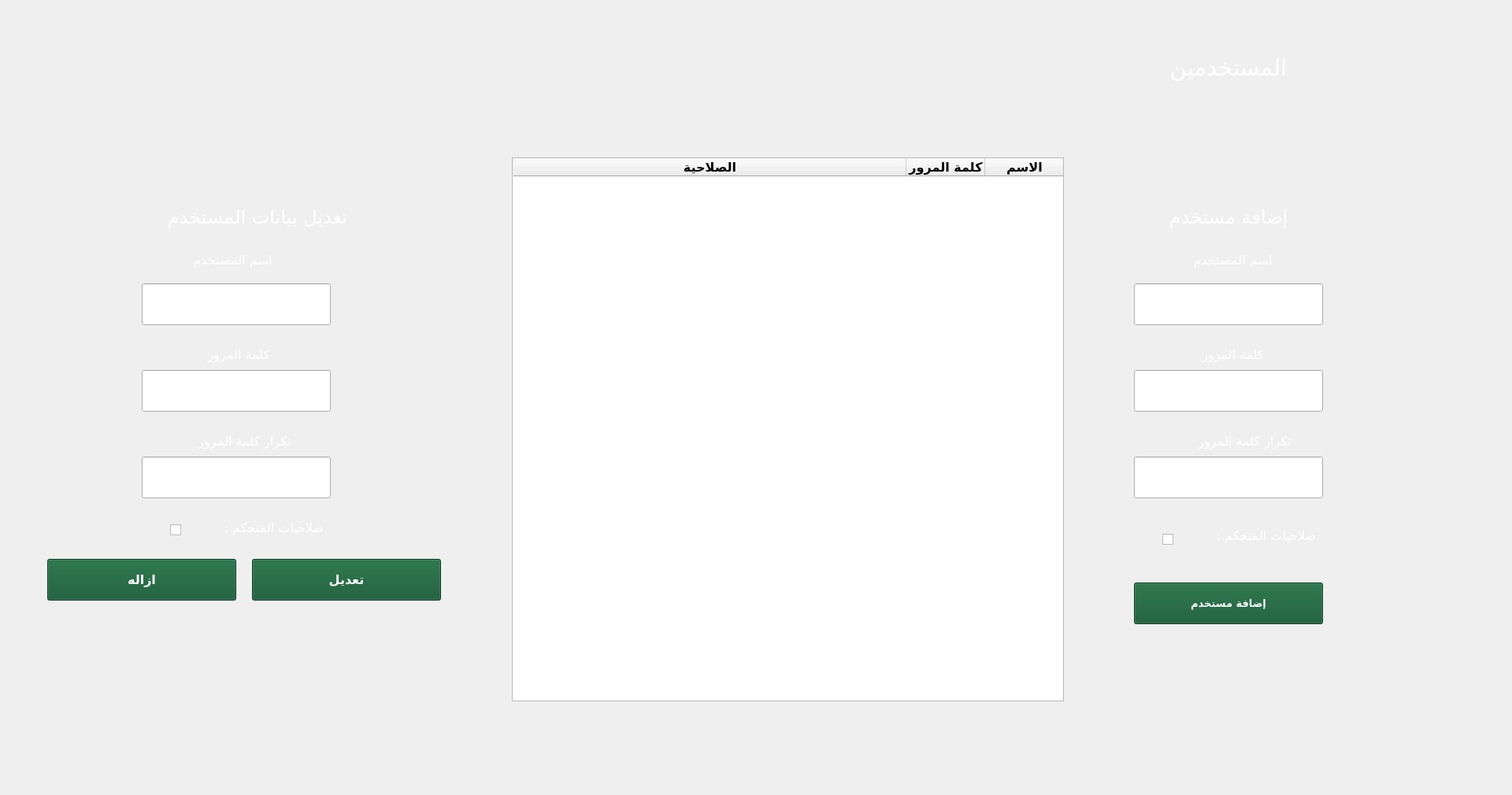
<?xml version="1.0" encoding="UTF-8"?>
<ui version="4.0">
 <class>editUser</class>
 <widget class="QMainWindow" name="editUser">
  <property name="geometry">
   <rect>
    <x>0</x>
    <y>0</y>
    <width>1920</width>
    <height>1010</height>
   </rect>
  </property>
  <property name="font">
   <font>
    <family>Emad-Diana eXtra</family>
    <pointsize>10</pointsize>
    <weight>75</weight>
    <bold>true</bold>
   </font>
  </property>
  <property name="windowTitle">
   <string>المستخدمين</string>
  </property>
  <widget class="QWidget" name="centralwidget">
   <widget class="QLabel" name="label_2">
    <property name="geometry">
     <rect>
      <x>1500</x>
      <y>310</y>
      <width>131</width>
      <height>41</height>
     </rect>
    </property>
    <property name="font">
     <font>
      <family>Emad-Diana eXtra</family>
      <pointsize>12</pointsize>
      <weight>50</weight>
      <italic>false</italic>
      <bold>false</bold>
     </font>
    </property>
    <property name="styleSheet">
     <string notr="true">QLabel{
 width: 156px;
  height: 26px;
  object-fit: contain;
  font-weight: normal;
  font-stretch: normal;
  font-style: normal;
  line-height: 0.04;
  letter-spacing: normal;
  text-align: right;
  color: #ffffff;}
</string>
    </property>
    <property name="text">
     <string>اسم المستخدم</string>
    </property>
    <property name="alignment">
     <set>Qt::AlignCenter</set>
    </property>
   </widget>
   <widget class="QLineEdit" name="lineEdit_user">
    <property name="geometry">
     <rect>
      <x>1440</x>
      <y>360</y>
      <width>240</width>
      <height>53</height>
     </rect>
    </property>
    <property name="styleSheet">
     <string notr="true">QLineEdit {
  background-color: #fffff;
  object-fit: contain;
  font-weight: normal;
  font-stretch: normal;
  font-style: normal;
  line-height: 0.04;
  letter-spacing: normal;
  text-align: left;
 padding: 0 18 px;
selection-background-color: darkgray;
  color: black;}
</string>
    </property>
   </widget>
   <widget class="QTableWidget" name="tableWidget">
    <property name="geometry">
     <rect>
      <x>650</x>
      <y>200</y>
      <width>701</width>
      <height>691</height>
     </rect>
    </property>
    <property name="layoutDirection">
     <enum>Qt::RightToLeft</enum>
    </property>
    <property name="styleSheet">
     <string notr="true">QTableWidget{
  background-color:#fffff;
  object-fit: contain;
  font-size: 20px;
  font-weight: normal;
  font-stretch: normal;
  font-style: normal;
  line-height: 0.04;
  letter-spacing: normal;
  text-align: center;
 selection-background-color: #0f552f;
  color: black;}</string>
    </property>
    <property name="selectionBehavior">
     <enum>QAbstractItemView::SelectRows</enum>
    </property>
    <attribute name="horizontalHeaderStretchLastSection">
     <bool>true</bool>
    </attribute>
    <attribute name="verticalHeaderVisible">
     <bool>false</bool>
    </attribute>
    <column>
     <property name="text">
      <string>الاسم</string>
     </property>
     <property name="font">
      <font>
       <family>Emad-Diana eXtra</family>
       <pointsize>12</pointsize>
       <weight>75</weight>
       <bold>true</bold>
      </font>
     </property>
    </column>
    <column>
     <property name="text">
      <string>كلمة المرور</string>
     </property>
     <property name="font">
      <font>
       <family>Emad-Diana eXtra</family>
       <pointsize>12</pointsize>
       <weight>75</weight>
       <bold>true</bold>
      </font>
     </property>
    </column>
    <column>
     <property name="text">
      <string>الصلاحية</string>
     </property>
     <property name="font">
      <font>
       <family>Emad-Diana eXtra</family>
       <pointsize>12</pointsize>
       <weight>75</weight>
       <bold>true</bold>
      </font>
     </property>
    </column>
   </widget>
   <widget class="QLabel" name="label_8">
    <property name="geometry">
     <rect>
      <x>150</x>
      <y>250</y>
      <width>291</width>
      <height>51</height>
     </rect>
    </property>
    <property name="sizePolicy">
     <sizepolicy hsizetype="Preferred" vsizetype="Preferred">
      <horstretch>0</horstretch>
      <verstretch>0</verstretch>
     </sizepolicy>
    </property>
    <property name="font">
     <font>
      <family>Emad-Diana eXtra</family>
      <pointsize>18</pointsize>
      <weight>50</weight>
      <italic>false</italic>
      <bold>false</bold>
     </font>
    </property>
    <property name="styleSheet">
     <string notr="true">QLabel{
 width: 156px;
  height: 26px;
  object-fit: contain;
  font-weight: normal;
  font-stretch: normal;
  font-style: normal;
  line-height: 0.04;
  letter-spacing: normal;
  text-align: right;
  color: #ffffff;}
</string>
    </property>
    <property name="text">
     <string>تعديل بيانات المستخدم</string>
    </property>
   </widget>
   <widget class="QLabel" name="label_3">
    <property name="geometry">
     <rect>
      <x>1500</x>
      <y>430</y>
      <width>131</width>
      <height>41</height>
     </rect>
    </property>
    <property name="font">
     <font>
      <family>Emad-Diana eXtra</family>
      <pointsize>12</pointsize>
      <weight>50</weight>
      <italic>false</italic>
      <bold>false</bold>
     </font>
    </property>
    <property name="styleSheet">
     <string notr="true">QLabel{
 width: 156px;
  height: 26px;
  object-fit: contain;
  font-weight: normal;
  font-stretch: normal;
  font-style: normal;
  line-height: 0.04;
  letter-spacing: normal;
  text-align: right;
  color: #ffffff;}
</string>
    </property>
    <property name="text">
     <string>كلمة المرور</string>
    </property>
    <property name="alignment">
     <set>Qt::AlignCenter</set>
    </property>
   </widget>
   <widget class="QLineEdit" name="lineEdit_password">
    <property name="geometry">
     <rect>
      <x>1440</x>
      <y>470</y>
      <width>240</width>
      <height>53</height>
     </rect>
    </property>
    <property name="styleSheet">
     <string notr="true">QLineEdit {
  background-color: #fffff;
  object-fit: contain;
  font-weight: normal;
  font-stretch: normal;
  font-style: normal;
  line-height: 0.04;
  letter-spacing: normal;
  text-align: left;
 padding: 0 18 px;
selection-background-color: darkgray;
  color: black;}
</string>
    </property>
    <property name="echoMode">
     <enum>QLineEdit::Password</enum>
    </property>
   </widget>
   <widget class="QLabel" name="label_4">
    <property name="geometry">
     <rect>
      <x>1500</x>
      <y>540</y>
      <width>161</width>
      <height>41</height>
     </rect>
    </property>
    <property name="font">
     <font>
      <family>Emad-Diana eXtra</family>
      <pointsize>12</pointsize>
      <weight>50</weight>
      <italic>false</italic>
      <bold>false</bold>
     </font>
    </property>
    <property name="styleSheet">
     <string notr="true">QLabel{
 width: 156px;
  height: 26px;
  object-fit: contain;
  font-weight: normal;
  font-stretch: normal;
  font-style: normal;
  line-height: 0.04;
  letter-spacing: normal;
  text-align: right;
  color: #ffffff;}
</string>
    </property>
    <property name="text">
     <string>تكرار كلمة المرور</string>
    </property>
    <property name="alignment">
     <set>Qt::AlignCenter</set>
    </property>
   </widget>
   <widget class="QLineEdit" name="lineEdit_passwordRepeat">
    <property name="geometry">
     <rect>
      <x>1440</x>
      <y>580</y>
      <width>240</width>
      <height>53</height>
     </rect>
    </property>
    <property name="layoutDirection">
     <enum>Qt::RightToLeft</enum>
    </property>
    <property name="styleSheet">
     <string notr="true">QLineEdit {
  background-color: #fffff;
  object-fit: contain;
  font-weight: normal;
  font-stretch: normal;
  font-style: normal;
  line-height: 0.04;
  letter-spacing: normal;
  text-align: left;
 padding: 0 18 px;
selection-background-color: darkgray;
  color: black;}
</string>
    </property>
    <property name="echoMode">
     <enum>QLineEdit::Password</enum>
    </property>
   </widget>
   <widget class="QCheckBox" name="checkBox">
    <property name="geometry">
     <rect>
      <x>1470</x>
      <y>670</y>
      <width>20</width>
      <height>31</height>
     </rect>
    </property>
    <property name="layoutDirection">
     <enum>Qt::RightToLeft</enum>
    </property>
    <property name="styleSheet">
     <string notr="true"/>
    </property>
    <property name="text">
     <string/>
    </property>
    <property name="iconSize">
     <size>
      <width>32</width>
      <height>32</height>
     </size>
    </property>
    <property name="tristate">
     <bool>false</bool>
    </property>
   </widget>
   <widget class="QLabel" name="label_9">
    <property name="geometry">
     <rect>
      <x>1530</x>
      <y>670</y>
      <width>161</width>
      <height>21</height>
     </rect>
    </property>
    <property name="font">
     <font>
      <family>Emad-Diana eXtra</family>
      <pointsize>12</pointsize>
      <weight>50</weight>
      <italic>false</italic>
      <bold>false</bold>
     </font>
    </property>
    <property name="styleSheet">
     <string notr="true">QLabel{
 width: 156px;
  height: 26px;
  object-fit: contain;
  font-weight: normal;
  font-stretch: normal;
  font-style: normal;
  line-height: 0.04;
  letter-spacing: normal;
  text-align: right;
  color: #ffffff;}
</string>
    </property>
    <property name="text">
     <string> صلاحيات المتحكم :</string>
    </property>
    <property name="alignment">
     <set>Qt::AlignCenter</set>
    </property>
   </widget>
   <widget class="QPushButton" name="pushButton_reomveUser">
    <property name="geometry">
     <rect>
      <x>60</x>
      <y>710</y>
      <width>240</width>
      <height>53</height>
     </rect>
    </property>
    <property name="font">
     <font>
      <family>Emad-Diana eXtra</family>
      <pointsize>12</pointsize>
      <weight>75</weight>
      <italic>false</italic>
      <bold>true</bold>
     </font>
    </property>
    <property name="styleSheet">
     <string notr="true"> QPushButton {
  object-fit: contain;
  font-style: normal;
  line-height: 0.04;
  letter-spacing: normal;
  text-align: center;
  color: #ffffff;
    background-color: #0f552f;
	font
    }

QPushButton:hover {

    }

QPushButton:pressed {
 
    }</string>
    </property>
    <property name="text">
     <string>ازاله</string>
    </property>
   </widget>
   <widget class="QPushButton" name="pushButton_edit">
    <property name="geometry">
     <rect>
      <x>320</x>
      <y>710</y>
      <width>240</width>
      <height>53</height>
     </rect>
    </property>
    <property name="font">
     <font>
      <family>Emad-Diana eXtra</family>
      <pointsize>12</pointsize>
      <weight>75</weight>
      <italic>false</italic>
      <bold>true</bold>
     </font>
    </property>
    <property name="styleSheet">
     <string notr="true"> QPushButton {
  object-fit: contain;
  font-style: normal;
  line-height: 0.04;
  letter-spacing: normal;
  text-align: center;
  color: #ffffff;
    background-color: #0f552f;
	font
    }

QPushButton:hover {

    }

QPushButton:pressed {
 
    }</string>
    </property>
    <property name="text">
     <string>تعديل</string>
    </property>
   </widget>
   <widget class="QCheckBox" name="checkBox_2">
    <property name="geometry">
     <rect>
      <x>210</x>
      <y>660</y>
      <width>20</width>
      <height>27</height>
     </rect>
    </property>
    <property name="layoutDirection">
     <enum>Qt::RightToLeft</enum>
    </property>
    <property name="text">
     <string/>
    </property>
   </widget>
   <widget class="QLabel" name="label_7">
    <property name="geometry">
     <rect>
      <x>230</x>
      <y>540</y>
      <width>161</width>
      <height>41</height>
     </rect>
    </property>
    <property name="font">
     <font>
      <family>Emad-Diana eXtra</family>
      <pointsize>12</pointsize>
      <weight>50</weight>
      <italic>false</italic>
      <bold>false</bold>
     </font>
    </property>
    <property name="styleSheet">
     <string notr="true">QLabel{
 width: 156px;
  height: 26px;
  object-fit: contain;
  font-weight: normal;
  font-stretch: normal;
  font-style: normal;
  line-height: 0.04;
  letter-spacing: normal;
  text-align: right;
  color: #ffffff;}
</string>
    </property>
    <property name="text">
     <string>تكرار كلمة المرور</string>
    </property>
    <property name="alignment">
     <set>Qt::AlignCenter</set>
    </property>
   </widget>
   <widget class="QLineEdit" name="lineEdit_passwordRepeat_2">
    <property name="geometry">
     <rect>
      <x>180</x>
      <y>580</y>
      <width>240</width>
      <height>53</height>
     </rect>
    </property>
    <property name="styleSheet">
     <string notr="true">QLineEdit {
  background-color: #fffff;
  object-fit: contain;
  font-weight: normal;
  font-stretch: normal;
  font-style: normal;
  line-height: 0.04;
  letter-spacing: normal;
  text-align: left;
 padding: 0 18 px;
selection-background-color: darkgray;
  color: black;}
</string>
    </property>
    <property name="echoMode">
     <enum>QLineEdit::Password</enum>
    </property>
   </widget>
   <widget class="QLineEdit" name="lineEdit_password_2">
    <property name="geometry">
     <rect>
      <x>180</x>
      <y>470</y>
      <width>240</width>
      <height>53</height>
     </rect>
    </property>
    <property name="styleSheet">
     <string notr="true">QLineEdit {
  background-color: #fffff;
  object-fit: contain;
  font-weight: normal;
  font-stretch: normal;
  font-style: normal;
  line-height: 0.04;
  letter-spacing: normal;
  text-align: left;
 padding: 0 18 px;
selection-background-color: darkgray;
  color: black;}
</string>
    </property>
    <property name="echoMode">
     <enum>QLineEdit::Password</enum>
    </property>
   </widget>
   <widget class="QLabel" name="label_6">
    <property name="geometry">
     <rect>
      <x>230</x>
      <y>430</y>
      <width>141</width>
      <height>41</height>
     </rect>
    </property>
    <property name="font">
     <font>
      <family>Emad-Diana eXtra</family>
      <pointsize>12</pointsize>
      <weight>50</weight>
      <italic>false</italic>
      <bold>false</bold>
     </font>
    </property>
    <property name="styleSheet">
     <string notr="true">QLabel{
 width: 156px;
  height: 26px;
  object-fit: contain;
  font-weight: normal;
  font-stretch: normal;
  font-style: normal;
  line-height: 0.04;
  letter-spacing: normal;
  text-align: right;
  color: #ffffff;}
</string>
    </property>
    <property name="text">
     <string>كلمة المرور </string>
    </property>
    <property name="alignment">
     <set>Qt::AlignCenter</set>
    </property>
   </widget>
   <widget class="QLineEdit" name="lineEdit_user_2">
    <property name="geometry">
     <rect>
      <x>180</x>
      <y>360</y>
      <width>240</width>
      <height>53</height>
     </rect>
    </property>
    <property name="layoutDirection">
     <enum>Qt::RightToLeft</enum>
    </property>
    <property name="styleSheet">
     <string notr="true">QLineEdit {
  background-color: #fffff;
  object-fit: contain;
  font-weight: normal;
  font-stretch: normal;
  font-style: normal;
  line-height: 0.04;
  letter-spacing: normal;
  text-align: left;
 padding: 0 18 px;
selection-background-color: darkgray;
  color: black;}
</string>
    </property>
   </widget>
   <widget class="QLabel" name="label_5">
    <property name="geometry">
     <rect>
      <x>230</x>
      <y>310</y>
      <width>131</width>
      <height>41</height>
     </rect>
    </property>
    <property name="font">
     <font>
      <family>Emad-Diana eXtra</family>
      <pointsize>12</pointsize>
      <weight>50</weight>
      <italic>false</italic>
      <bold>false</bold>
     </font>
    </property>
    <property name="styleSheet">
     <string notr="true">QLabel{
 width: 156px;
  height: 26px;
  object-fit: contain;
  font-weight: normal;
  font-stretch: normal;
  font-style: normal;
  line-height: 0.04;
  letter-spacing: normal;
  text-align: right;
  color: #ffffff;}
</string>
    </property>
    <property name="text">
     <string>اسم المستخدم</string>
    </property>
    <property name="alignment">
     <set>Qt::AlignCenter</set>
    </property>
   </widget>
   <widget class="QLabel" name="label_10">
    <property name="geometry">
     <rect>
      <x>260</x>
      <y>660</y>
      <width>181</width>
      <height>21</height>
     </rect>
    </property>
    <property name="font">
     <font>
      <family>Emad-Diana eXtra</family>
      <pointsize>12</pointsize>
      <weight>50</weight>
      <italic>false</italic>
      <bold>false</bold>
     </font>
    </property>
    <property name="styleSheet">
     <string notr="true">QLabel{
 width: 156px;
  height: 26px;
  object-fit: contain;
  font-weight: normal;
  font-stretch: normal;
  font-style: normal;
  line-height: 0.04;
  letter-spacing: normal;
  text-align: right;
  color: #ffffff;}
</string>
    </property>
    <property name="text">
     <string> صلاحيات المتحكم :</string>
    </property>
    <property name="alignment">
     <set>Qt::AlignCenter</set>
    </property>
   </widget>
   <widget class="QLabel" name="greenPole1">
    <property name="geometry">
     <rect>
      <x>450</x>
      <y>250</y>
      <width>47</width>
      <height>51</height>
     </rect>
    </property>
    <property name="text">
     <string>&lt;html&gt;&lt;head/&gt;&lt;body&gt;&lt;p&gt;&lt;img src=&quot;:/green rectangle/rectangle-3@3x.png&quot;/&gt;&lt;/p&gt;&lt;/body&gt;&lt;/html&gt;</string>
    </property>
   </widget>
   <widget class="QLabel" name="greenPole1_2">
    <property name="geometry">
     <rect>
      <x>1660</x>
      <y>250</y>
      <width>47</width>
      <height>51</height>
     </rect>
    </property>
    <property name="text">
     <string>&lt;html&gt;&lt;head/&gt;&lt;body&gt;&lt;p&gt;&lt;img src=&quot;:/green rectangle/rectangle-3@3x.png&quot;/&gt;&lt;/p&gt;&lt;/body&gt;&lt;/html&gt;</string>
    </property>
   </widget>
   <widget class="QLabel" name="copyrights">
    <property name="geometry">
     <rect>
      <x>1370</x>
      <y>940</y>
      <width>521</width>
      <height>21</height>
     </rect>
    </property>
    <property name="text">
     <string>&lt;html&gt;&lt;head/&gt;&lt;body&gt;&lt;p&gt;&lt;img src=&quot;:/copyRights/copyright-2020-cashier-all-rights-reserved@3x.png&quot;/&gt;&lt;/p&gt;&lt;/body&gt;&lt;/html&gt;</string>
    </property>
   </widget>
   <widget class="QLabel" name="logo">
    <property name="geometry">
     <rect>
      <x>1330</x>
      <y>920</y>
      <width>31</width>
      <height>41</height>
     </rect>
    </property>
    <property name="text">
     <string>&lt;html&gt;&lt;head/&gt;&lt;body&gt;&lt;p&gt;&lt;img src=&quot;:/bottom logo/layer-7.png&quot;/&gt;&lt;/p&gt;&lt;/body&gt;&lt;/html&gt;</string>
    </property>
   </widget>
   <widget class="QLabel" name="backGround">
    <property name="geometry">
     <rect>
      <x>0</x>
      <y>0</y>
      <width>1920</width>
      <height>1030</height>
     </rect>
    </property>
    <property name="text">
     <string>&lt;html&gt;&lt;head/&gt;&lt;body&gt;&lt;p&gt;&lt;img src=&quot;:/backGround/1920X1030.png&quot;/&gt;&lt;/p&gt;&lt;/body&gt;&lt;/html&gt;</string>
    </property>
   </widget>
   <widget class="QPushButton" name="pushButton_addUser">
    <property name="geometry">
     <rect>
      <x>1440</x>
      <y>740</y>
      <width>240</width>
      <height>53</height>
     </rect>
    </property>
    <property name="styleSheet">
     <string notr="true"> QPushButton {
  object-fit: contain;
  font-style: normal;
  line-height: 0.04;
  letter-spacing: normal;
  text-align: center;
  color: #ffffff;
    background-color: #0f552f;
	font
    }

QPushButton:hover {

    }

QPushButton:pressed {
 
    }</string>
    </property>
    <property name="text">
     <string>إضافة مستخدم</string>
    </property>
   </widget>
   <widget class="QLabel" name="label">
    <property name="geometry">
     <rect>
      <x>1440</x>
      <y>250</y>
      <width>240</width>
      <height>51</height>
     </rect>
    </property>
    <property name="font">
     <font>
      <family>Emad-Diana eXtra</family>
      <pointsize>18</pointsize>
      <weight>50</weight>
      <italic>false</italic>
      <bold>false</bold>
     </font>
    </property>
    <property name="styleSheet">
     <string notr="true">QLabel{
 width: 156px;
  height: 26px;
  object-fit: contain;
  font-weight: normal;
  font-stretch: normal;
  font-style: normal;
  line-height: 0.04;
  letter-spacing: normal;
  text-align: right;
  color: #ffffff;}
</string>
    </property>
    <property name="text">
     <string>إضافة مستخدم</string>
    </property>
    <property name="scaledContents">
     <bool>false</bool>
    </property>
    <property name="alignment">
     <set>Qt::AlignCenter</set>
    </property>
    <property name="wordWrap">
     <bool>false</bool>
    </property>
    <property name="openExternalLinks">
     <bool>false</bool>
    </property>
   </widget>
   <widget class="QLabel" name="label_11">
    <property name="geometry">
     <rect>
      <x>1440</x>
      <y>60</y>
      <width>240</width>
      <height>51</height>
     </rect>
    </property>
    <property name="font">
     <font>
      <family>Emad-Diana eXtra</family>
      <pointsize>22</pointsize>
      <weight>50</weight>
      <italic>false</italic>
      <bold>false</bold>
     </font>
    </property>
    <property name="styleSheet">
     <string notr="true">QLabel{
 width: 156px;
  height: 26px;
  object-fit: contain;
  font-weight: normal;
  font-stretch: normal;
  font-style: normal;
  line-height: 0.04;
  letter-spacing: normal;
  text-align: right;
  color: #ffffff;}
</string>
    </property>
    <property name="text">
     <string>المستخدمين</string>
    </property>
    <property name="scaledContents">
     <bool>false</bool>
    </property>
    <property name="alignment">
     <set>Qt::AlignCenter</set>
    </property>
    <property name="wordWrap">
     <bool>false</bool>
    </property>
    <property name="openExternalLinks">
     <bool>false</bool>
    </property>
   </widget>
   <widget class="QLabel" name="greenPole1_3">
    <property name="geometry">
     <rect>
      <x>1660</x>
      <y>40</y>
      <width>47</width>
      <height>71</height>
     </rect>
    </property>
    <property name="text">
     <string>&lt;html&gt;&lt;head/&gt;&lt;body&gt;&lt;p&gt;&lt;img src=&quot;:/green rectangle/rectangle-3@3x.png&quot;/&gt;&lt;/p&gt;&lt;/body&gt;&lt;/html&gt;</string>
    </property>
   </widget>
   <zorder>backGround</zorder>
   <zorder>label_2</zorder>
   <zorder>lineEdit_user</zorder>
   <zorder>tableWidget</zorder>
   <zorder>label_8</zorder>
   <zorder>label_3</zorder>
   <zorder>lineEdit_password</zorder>
   <zorder>label_4</zorder>
   <zorder>lineEdit_passwordRepeat</zorder>
   <zorder>checkBox</zorder>
   <zorder>label_9</zorder>
   <zorder>pushButton_reomveUser</zorder>
   <zorder>pushButton_edit</zorder>
   <zorder>checkBox_2</zorder>
   <zorder>label_7</zorder>
   <zorder>lineEdit_passwordRepeat_2</zorder>
   <zorder>lineEdit_password_2</zorder>
   <zorder>label_6</zorder>
   <zorder>lineEdit_user_2</zorder>
   <zorder>label_5</zorder>
   <zorder>label_10</zorder>
   <zorder>greenPole1</zorder>
   <zorder>greenPole1_2</zorder>
   <zorder>copyrights</zorder>
   <zorder>logo</zorder>
   <zorder>label</zorder>
   <zorder>pushButton_addUser</zorder>
   <zorder>label_11</zorder>
   <zorder>greenPole1_3</zorder>
  </widget>
 </widget>
 <resources>
  <include location="resourceFiles_rc.qrc"/>
 </resources>
 <connections/>
</ui>
